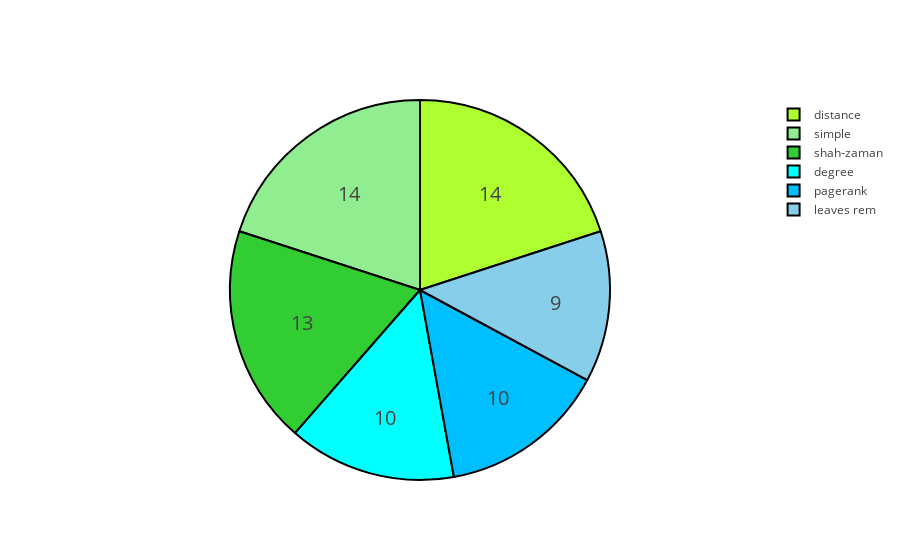

Here is the notebook cell this chart was saved with:
### Markdown cell above
### Size= 50

### Code cell
## BA Trees of size= 50, SIM=50
allvsall = open('final_slowest3_S50_N50.txt', 'w')
print>>allvsall,'RESULTS: BA(50) & SIM=50 ||||||||||||||||||||||||||||||||||'
print>>allvsall,'the 6 are looking for the source in the same graph'
victories_50_ba={}
victories_50_ba['leaves rem']=0
victories_50_ba['pagerank']=0
victories_50_ba['degree']=0
victories_50_ba['shah-zaman']=0
victories_50_ba['simple']=0
victories_50_ba['distance']=0

for N in [50]: 
    for i in range(0,50):
        print>>allvsall,'SIM:_______=',i
        #GENERATING THE GRAPH
        ba=nx.barabasi_albert_graph(N,1)
        #LEAVES REMOVAL TIME
        rl=rem2(ba)
        print>>allvsall,'leaves',rl
        if rl==0:
            victories_50_ba['leaves rem']+=1 
        #PAGERANK TIME
        pr_list=nx.pagerank(ba)
        pr=max(pr_list.iteritems(), key=operator.itemgetter(1))[0]
        print>>allvsall,'pagerank',pr
        if pr==0:
            victories_50_ba['pagerank']+=1
        #DEGREE TIME
        dc_list=nx.degree_centrality(ba)
        list_maximum=[]
        center=max(dc_list.iteritems(), key=operator.itemgetter(1))[1]
        for i in range(N):
                if dc_list[i]==center:
                    list_maximum.append([i,dc_list[i]])
        pair=random.choice(list_maximum)
        print>>allvsall,'degree',pair[0]
        if pair[0]==0:
            victories_50_ba['degree']+=1
        #SHAH-ZAMAN TIME
        L=sz(ba)
        v=L[len(L)-1][0]
        print>>allvsall,'shah',v
        if v==0:
            victories_50_ba['shah-zaman']+=1 
        #SIMPLE TIME
        simple_rfa=simple(ba)
        simple_center=simple_rfa[0][0]
        print>>allvsall,'simple',simple_center
        if simple_center==0:
            victories_50_ba['simple']+=1
        #DISTANCE TIME
        cc=nx.closeness_centrality(ba)
        center=max(cc.iteritems(), key=operator.itemgetter(1))[0]
        print>>allvsall,'distance',center
        if center==0:
            victories_50_ba['distance']+=1
allvsall.close()
labels=[]
values=[]

colors =[distance,degree,simpl ,pagerank,leaves,shah]#
for key, value in victories_50_ba.iteritems() :
    labels.append(key)
    values.append(value)



tracee = go.Pie(labels=labels, values=values,
               hoverinfo='label+percent', textinfo='value', 
               textfont=dict(size=20),
               marker=dict(colors=colors,line=dict(color='#000000', width=2)))

iplot([tracee], filename='styled_pie_chart1')

### Figure 1 — Plotly figure (JSON) as saved in the notebook; plotly's stock layout.template omitted (floating-point values rounded to 4 significant figures)
{"data": [{"hoverinfo": "label+percent", "labels": ["distance", "degree", "simple", "pagerank", "leaves rem", "shah-zaman"], "marker": {"colors": ["greenyellow", "aqua", "lightgreen", "deepskyblue", "skyblue", "limegreen"], "line": {"color": "#000000", "width": 2}}, "textfont": {"size": 20}, "textinfo": "value", "type": "pie", "values": [14, 10, 14, 10, 9, 13]}], "layout": {}}
